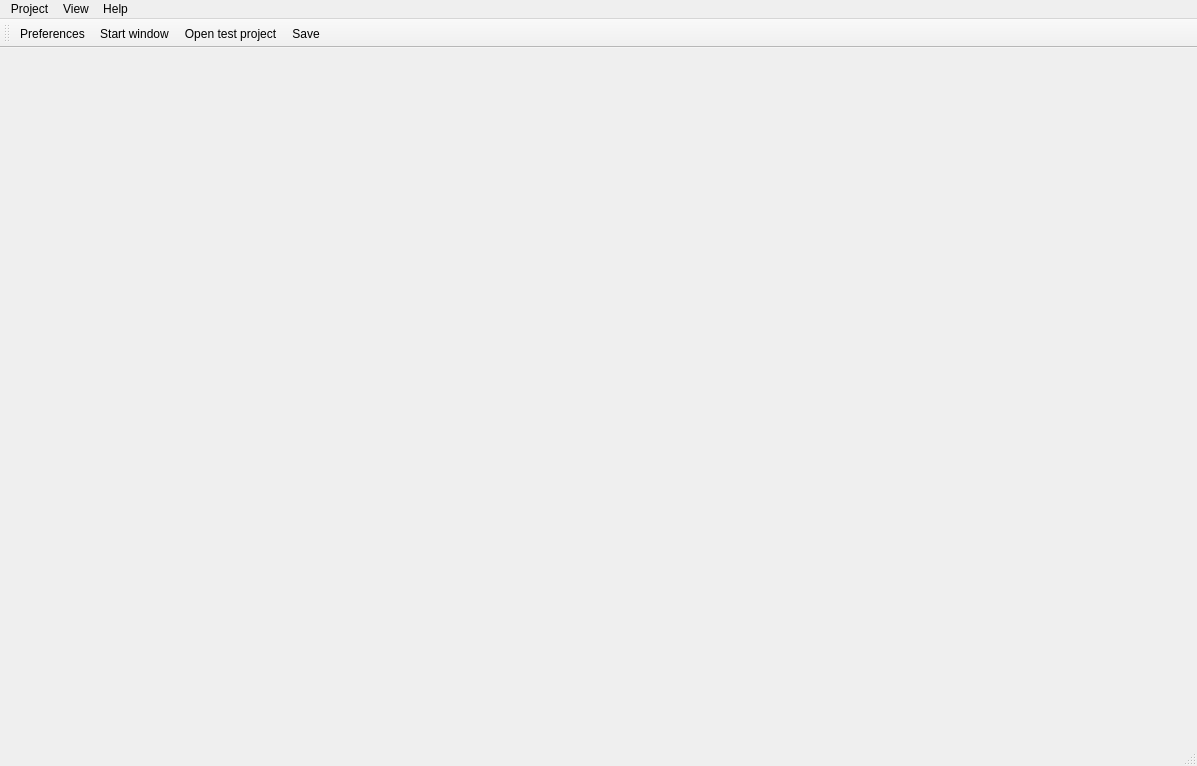
<?xml version="1.0" encoding="UTF-8"?>
<ui version="4.0">
 <class>MainWindow</class>
 <widget class="QMainWindow" name="MainWindow">
  <property name="geometry">
   <rect>
    <x>0</x>
    <y>0</y>
    <width>1197</width>
    <height>766</height>
   </rect>
  </property>
  <property name="windowTitle">
   <string>Plume Creator</string>
  </property>
  <property name="windowIcon">
   <iconset>
    <normaloff>pics/plume-creator.png</normaloff>pics/plume-creator.png</iconset>
  </property>
  <widget class="QWidget" name="centralwidget"/>
  <widget class="QMenuBar" name="menubar">
   <property name="geometry">
    <rect>
     <x>0</x>
     <y>0</y>
     <width>1197</width>
     <height>25</height>
    </rect>
   </property>
   <widget class="QMenu" name="menuProject">
    <property name="title">
     <string>Project</string>
    </property>
    <addaction name="actionNew_project"/>
    <addaction name="actionStart_window"/>
    <addaction name="actionOpen_test_project"/>
    <addaction name="actionOpen"/>
    <addaction name="separator"/>
    <addaction name="actionSave"/>
    <addaction name="actionSave_as"/>
    <addaction name="separator"/>
    <addaction name="actionPreferences"/>
    <addaction name="separator"/>
    <addaction name="actionPrint"/>
    <addaction name="separator"/>
    <addaction name="actionExport"/>
    <addaction name="actionImport"/>
    <addaction name="separator"/>
    <addaction name="actionClose_project"/>
    <addaction name="actionExit"/>
   </widget>
   <widget class="QMenu" name="menuView">
    <property name="title">
     <string>View</string>
    </property>
    <addaction name="actionWrite"/>
    <addaction name="actionBinder"/>
    <addaction name="separator"/>
   </widget>
   <widget class="QMenu" name="menuHelp">
    <property name="title">
     <string>Help</string>
    </property>
    <addaction name="actionAbout_Plume_Creator"/>
    <addaction name="actionAbout_Qt"/>
   </widget>
   <addaction name="menuProject"/>
   <addaction name="menuView"/>
   <addaction name="menuHelp"/>
  </widget>
  <widget class="QStatusBar" name="statusbar"/>
  <widget class="QToolBar" name="toolBar">
   <property name="windowTitle">
    <string>toolBar</string>
   </property>
   <attribute name="toolBarArea">
    <enum>TopToolBarArea</enum>
   </attribute>
   <attribute name="toolBarBreak">
    <bool>false</bool>
   </attribute>
   <addaction name="actionPreferences"/>
   <addaction name="actionStart_window"/>
   <addaction name="actionOpen_test_project"/>
   <addaction name="actionSave"/>
  </widget>
  <action name="actionOpen_test_project">
   <property name="text">
    <string>Open test project</string>
   </property>
  </action>
  <action name="actionWrite">
   <property name="icon">
    <iconset>
     <normaloff>pics/48x48/scribus.png</normaloff>pics/48x48/scribus.png</iconset>
   </property>
   <property name="text">
    <string>Write</string>
   </property>
  </action>
  <action name="actionBinder">
   <property name="icon">
    <iconset>
     <normaloff>pics/48x48/system-file-manager.png</normaloff>pics/48x48/system-file-manager.png</iconset>
   </property>
   <property name="text">
    <string>Binder</string>
   </property>
  </action>
  <action name="actionExit">
   <property name="icon">
    <iconset>
     <normaloff>pics/16x16/application-exit.png</normaloff>pics/16x16/application-exit.png</iconset>
   </property>
   <property name="text">
    <string>Exit</string>
   </property>
  </action>
  <action name="actionClose_project">
   <property name="icon">
    <iconset>
     <normaloff>pics/16x16/window-close.png</normaloff>pics/16x16/window-close.png</iconset>
   </property>
   <property name="text">
    <string>Close project</string>
   </property>
  </action>
  <action name="actionImport">
   <property name="icon">
    <iconset>
     <normaloff>pics/16x16/document-import.png</normaloff>pics/16x16/document-import.png</iconset>
   </property>
   <property name="text">
    <string>Import</string>
   </property>
  </action>
  <action name="actionExport">
   <property name="icon">
    <iconset>
     <normaloff>pics/16x16/document-export.png</normaloff>pics/16x16/document-export.png</iconset>
   </property>
   <property name="text">
    <string>Export</string>
   </property>
  </action>
  <action name="actionSave">
   <property name="icon">
    <iconset>
     <normaloff>pics/16x16/document-save.png</normaloff>pics/16x16/document-save.png</iconset>
   </property>
   <property name="text">
    <string>Save</string>
   </property>
  </action>
  <action name="actionSave_as">
   <property name="icon">
    <iconset>
     <normaloff>pics/16x16/document-save-as.png</normaloff>pics/16x16/document-save-as.png</iconset>
   </property>
   <property name="text">
    <string>Save as</string>
   </property>
  </action>
  <action name="actionOpen">
   <property name="icon">
    <iconset>
     <normaloff>pics/16x16/document-open.png</normaloff>pics/16x16/document-open.png</iconset>
   </property>
   <property name="text">
    <string>Open</string>
   </property>
  </action>
  <action name="actionNew_project">
   <property name="icon">
    <iconset>
     <normaloff>pics/16x16/tools-wizard.png</normaloff>pics/16x16/tools-wizard.png</iconset>
   </property>
   <property name="text">
    <string>New project</string>
   </property>
  </action>
  <action name="actionStart_window">
   <property name="icon">
    <iconset>
     <normaloff>pics/16x16/go-home.png</normaloff>pics/16x16/go-home.png</iconset>
   </property>
   <property name="text">
    <string>Start window</string>
   </property>
  </action>
  <action name="actionAbout_Plume_Creator">
   <property name="icon">
    <iconset>
     <normaloff>pics/16x16/help-about.png</normaloff>pics/16x16/help-about.png</iconset>
   </property>
   <property name="text">
    <string>About Plume Creator</string>
   </property>
  </action>
  <action name="actionAbout_Qt">
   <property name="icon">
    <iconset>
     <normaloff>pics/16x16/help-about.png</normaloff>pics/16x16/help-about.png</iconset>
   </property>
   <property name="text">
    <string>About Qt</string>
   </property>
  </action>
  <action name="actionPrint">
   <property name="icon">
    <iconset>
     <normaloff>pics/16x16/document-print.png</normaloff>pics/16x16/document-print.png</iconset>
   </property>
   <property name="text">
    <string>Print</string>
   </property>
  </action>
  <action name="actionPreferences">
   <property name="icon">
    <iconset>
     <normaloff>pics/16x16/preferences-system.png</normaloff>pics/16x16/preferences-system.png</iconset>
   </property>
   <property name="text">
    <string>Preferences</string>
   </property>
  </action>
 </widget>
 <resources/>
 <connections/>
</ui>
